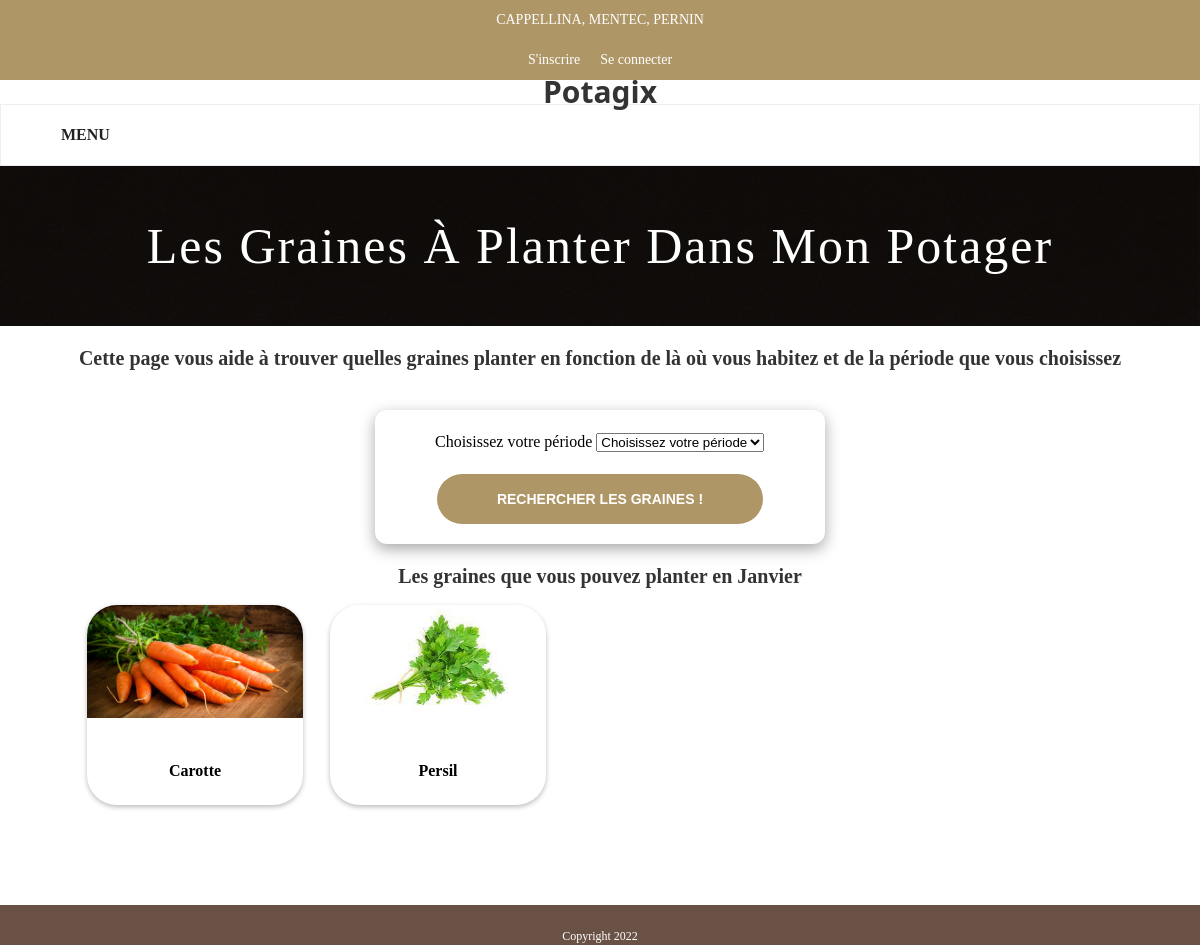
The page /graine on the database its author committed.
### tables this page shows
CREATE TABLE Graine(id INTEGER PRIMARY KEY AUTOINCREMENT NOT NULL,nom VARCHAR(255),debut_plantation INTEGER, fin_plantation INTEGER, image VARCHAR(255));

### app.py (the view)
@app.route('/graine', methods=['GET','POST'])
def graine():
    if request.method=='GET':
        month,data = grn.graine_get()
        return render_template('graine.html',data=data, mois=month)
    elif request.method=='POST':
        month,data = grn.graine_post()
        return render_template('graine.html',data=data, mois=month)

### modules/bdd.py (called while the page is built)
def get_db():
    db = getattr(g, '_database', None)
    if db is None:
        db = g._database = sqlite3.connect(DATABASE)
    return db

### modules/graine.py (called while the page is built)
def graine_get():
    dico_month_inv = {"01":"Janvier","02":"Février","03":"Mars","04":"Avril","05":"Mai","06":"Juin","07":"Juillet","08":"Août",'09':"Septembre","10":"Octobre","11":"Novembre","12":"Décembre"}
    date = str(datetime.now())
    date = date.split()
    ch = date[0]
    ch = ch.split("-")
    periode = ch[1]
    month = dico_month_inv[str(periode)]
    query='''SELECT nom,image FROM Graine WHERE debut_plantation<=? and fin_plantation>=?'''
    args=(periode,periode)
    cursor = bdd.get_db().cursor()
    cursor.execute(query,args)
    data = cursor.fetchall()
    return (month,data)

### templates/graine.html (shortened to what this page needs)
{% extends 'basic_template.html' %}
{% block head %}
    <link rel="stylesheet" href="{{ url_for('static', filename='css/graine.css') }}">
    <link rel="stylesheet" href="{{ url_for('static', filename='css/style.css') }}">
{% endblock %}
{% block title %}Les Graines à planter dans mon potager{% endblock %}
{% block content %}
<div class='sous-titre'>
    <h2>Cette page vous aide à trouver quelles graines planter en fonction de là où vous habitez et de la période que vous choisissez</h2>
</div>
<div class ="form">
    <form action="/graine" method='POST' class='first'>
        <label for="month-selection" style="margin-left: 40px;">Choisissez votre période</label>
            <select name='graine' id="graine_plant">
                <option value="">Choisissez votre période</option>
            </select>
            <input type="submit" value="Rechercher les graines !" class="submit">
    </form>
</div>
<div class="periode">
    <h2>Les graines que vous pouvez planter en {{ mois }}</h2>
</div>
<div class="container">
    {% for item in data %}
        <div class="legumes">
            <div class="legumes-img">
                <img src="{{url_for ('static', filename=item[1]) }}" class="img">
            </div>
            <div class="dessous">
                <label for='nom'><h4 class='titre'>{{ item[0] }}</h4></label>
            </div>
        </div>
    {% endfor %}
</div>
{% endblock %}

### static/css/general.css (style rules this page uses)
html, body { padding: 0; margin: 0; font-size: 1rem; height: 100%; }
body { font-family: "Roboto Slab"; line-height: 24px; font-weight: 400; font-style: normal; color: #868686; font-size: 16px; }
img { max-width: 100%; }

### static/css/graine.css (style rules this page uses)
.sous-titre { color: black; justify-content: center; }
.first { margin: auto; margin-top: auto; margin-bottom: auto; margin-top: 40px; margin-bottom: 20px; width: 450px; border-radius: 12px; padding: 20px; box-shadow: rgba(0, 0, 0, 0.35) 0px 5px 15px; color: black; }
.submit { margin-top: 20px !important; }
h2 { color: #333; text-align: center; font-size: 20px; }
.submit { display: flex; justify-content: center; }
.container { display: flex; flex-wrap: wrap; margin-right: auto; margin-left: auto; width: 90%; }
.legumes { display: flex; flex-direction: column; box-shadow: 0px 2px 5px #0004; border-radius: 30px; margin-left: 2.5%; width: 20%; justify-content: space-between; height: 200px; margin-bottom: 20px; }
.legumes-img { height: 150px; }
.legumes-img img { width: 100%; max-height: 100%; border-radius: 30px 30px 0 0; }
.titre { color: black; text-align: center; }
.periode { color: black; }
.img { max-width: 100%; max-height: 175px; border-radius: inherit; }

### static/css/style.css (style rules this page uses)
html, body { height: 100%; overflow: auto; width: 100%; margin: 0; padding: 0; }
.submit { height: 50px; line-height: 50px; border: none; background: #AF9666; color: #fff; font-size: 14px; font-weight: 600; text-transform: uppercase; border-radius: 25px; padding: 0 60px; margin: auto; cursor: pointer; }

### rows shown on the page
Graine: image (picture), nom "Carotte"
Graine: image (picture), nom "Persil"

### other values the page prints
{{ mois }} "Janvier"
